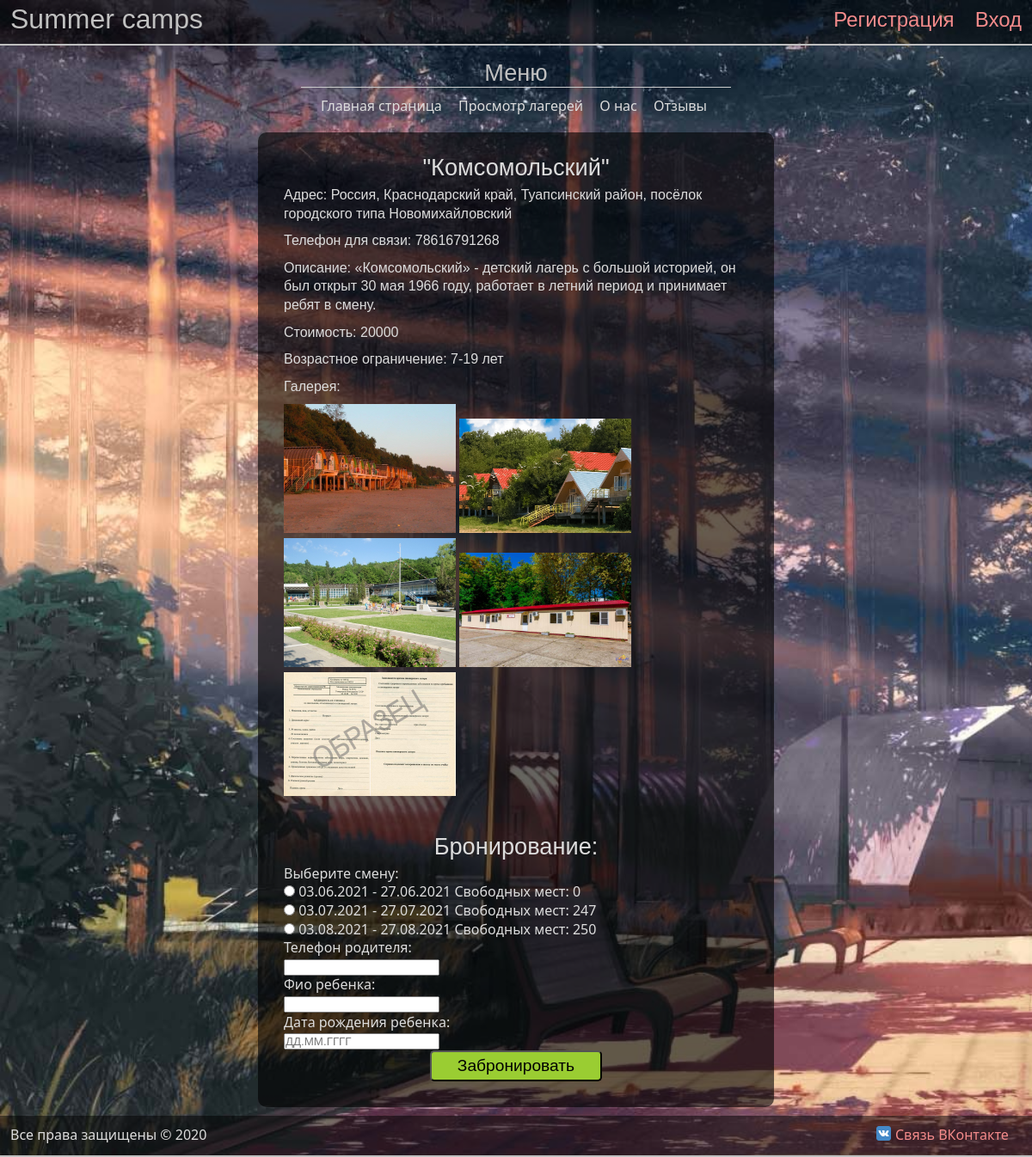
The page /first/kom.php on the database its author committed.
### tables this page shows
CREATE TABLE `lager` (
  `Id` int(11) NOT NULL,
  `Id_smena` int(11) NOT NULL,
  `Name` varchar(250) NOT NULL,
  `Adress` varchar(250) NOT NULL,
  `Phone` varchar(11) NOT NULL,
  `About` varchar(250) NOT NULL,
  `Url` varchar(10) NOT NULL,
  `Stoim` int(11) NOT NULL,
  `Places` int(11) NOT NULL
);

CREATE TABLE `smena` (
  `Id` int(11) NOT NULL,
  `Date_nach` date NOT NULL,
  `Date_okonch` date NOT NULL,
  `Places` int(11) NOT NULL
);

### first/kom.php (the view, shortened to what this page needs)
<!DOCTYPE html>
<html>
    <head>
      <?
      require "head.php"
      ?>
    </head>
    <body>
      <div id="page-wrap">
      <header>
        <?
        require "header2.php"
        ?>
      </header>
      <div class="clear"><br /></div>
      <center>
        <?
        require "menu.php"
        ?>
      </center>
       <div class="img_block" style="
         background: rgba(0, 0, 0, 0.6);
         margin-top: 20px;
         margin-left: 300px;
         margin-right: 300px;
         padding: 30px;
         border-radius: 10px;">
         <p align="center" style="font-size: 1.7em; font-family: Comic Sans MS, sans-serif">
           "Комсомольский"
         </p>
         <?php
         function printlager ($lagerinfo){
                 while (($row = $lagerinfo->fetch_assoc())!= false){
                        echo "<p style=\"font-family: Comic Sans MS, sans-serif;text-indent: 0px\">Адрес: ".$row["Adress"]."</p>";
                        echo "<p style=\"font-family: Comic Sans MS, sans-serif;text-indent: 0px\">Телефон для связи: ".$row["Phone"]."</p>";
                        echo "<p style=\"font-family: Comic Sans MS, sans-serif;text-indent: 0px\">Описание: ".$row["About"]."</p>";
                        echo "<p style=\"font-family: Comic Sans MS, sans-serif;text-indent: 0px\">Стоимость: ".$row["Stoim"]."</p>";
                 }
             }
             $mysqli = new mysqli("localhost","admin_bd","2000","bd_lager");
             $mysqli->query( "SET NAMES 'utf8'");
             $lagerinfo = $mysqli->query("SELECT * FROM `lager` WHERE `Name` LIKE 'Комсомольский'");
             printlager($lagerinfo);
         ?>
           <p style="font-family: Comic Sans MS, sans-serif;text-indent: 0px">Возрастное ограничение: 7-19 лет</p>
           <p style="font-family: Comic Sans MS, sans-serif;text-indent: 0px">Галерея:</p>
         <?php
          function excess($files) {
            $result = array();
            for ($i = 0; $i < count($files); $i++) {
              if ($files[$i] != "." && $files[$i] != "..") $result[] = $files[$i];
            }
            return $result;
          }
          $dir = "img/kom";
          $files = scandir($dir);
          $files = excess($files);
        ?>
        <?php for ($i = 0; $i < count($files); $i++) { ?>
          <img src="<?=$dir."/".$files[$i]?>" width="200" height="200" alt="" />
          <?php if (($i + 1) % 5 == 0) { ?><br /><?php } ?>
        <?php } ?>
        <center>
          <br></br>
          <p style="font-size: 1.7em; font-family: Comic Sans MS, sans-serif;text-indent: 0px">Бронирование:</p>
        </center>
         <?php  if ($_COOKIE['proverka'] == ''):?>
           <?
           $mysqli = new mysqli("localhost","admin_bd","2000","bd_lager");
           $mysqli->query( "SET NAMES 'utf8'");
           $one = $mysqli->query("SELECT * FROM `smena` WHERE `Id` = 1");
           $two = $mysqli->query("SELECT * FROM `smena` WHERE `Id` = 2");
           $three = $mysqli->query("SELECT * FROM `smena` WHERE `Id` = 3");
           function printplaces ($place){
                   while (($row = $place->fetch_assoc())!= false){
                          echo "".$row["Places"]."";
                   }}
           ?>
         <form class="" action="" method="post">
           <label>Выберите смену:</label><span style="color:red"><?=$error_mesta?></span><br />
           <input type="radio" name="smena" value="one" /> 03.06.2021 - 27.06.2021 Свободных мест: <?printplaces($one);?><br />
           <input type="radio" name="smena" value="two" /> 03.07.2021 - 27.07.2021 Свободных мест: <?printplaces($two);?><br />
           <input type="radio" name="smena" value="three" /> 03.08.2021 - 27.08.2021 Свободных мест: <?printplaces($three);?><br />
           <label>Телефон родителя:</label><br /><input type="text" name="phone"/><span style="color:red"><?=$error_phone?></span><br />
           <label>Фио ребенка:</label><br /><input type="text" name="fio_reb"/><span style="color:red"><?=$error_fio_reb?></span><br />
           <label>Дата рождения ребенка:</label><br /><input type="text" name="date" placeholder="ДД.ММ.ГГГГ"/><span style="color:red"><?=$error_date?></span><br />
           <center>
           <input type="submit" name="bron" id="bron" class="bron" value="Забронировать" style="
             font-size: 1.2em;
             background-color: #9ACD32;
             border-radius: 5px;
             border-radius: 2x solid silver;
             padding: 5px;
             width: 200px;"><span style="color:red"><?=$error_auth?></span><br />
           </center>
         </form>
         <?php endif; ?>
       </div>
    </div>
      <footer>
        <?
        require "footer.php"
        ?>
      </footer>
    </body>
</html>

### first/CSS/style.css (style rules this page uses)
* { margin: 0; padding: 0; outline: none; }
html { height: 100%; }
p { margin-bottom: 10px; }
body { background-image: url(../img/fon.jpg); background-size: cover; background-attachment: fixed; width: 100%; height: 100%; color: Gainsboro; font-size: 1em; font-family: "Segoe UI", sans-serif; line-height: 135%; }
img { max-width: 100%; height: auto; width: auto\9; }
.clear { clear: both; }
header, footer { background: rgba(0, 0, 0, 0.5); width: 98%; float: left; }
header { padding: 1%; border-bottom: 2px solid silver; }
footer { padding: 1%; border-bottom: 2px solid silver; margin-top: 10px; padding-bottom: 2%; }
#page-wrap:after { content: ""; display: block; }
footer, #page-wrap:after { height: 10px; }
#page-wrap { min-height: 94%; margin-bottom: -10px; }

### rows shown on the page
lager: Adress "Россия, Краснодарский край, Туапсинский район, посёлок городского типа Новомихайловский", Phone "78616791268", About "«Комсомольский» - детский лагерь с большой историей, он был открыт 30 мая 1966 году, работает в летний период и принимает ребят в смену.", Stoim "20000"
smena: Places "0"
smena: Places "247"
smena: Places "250"
